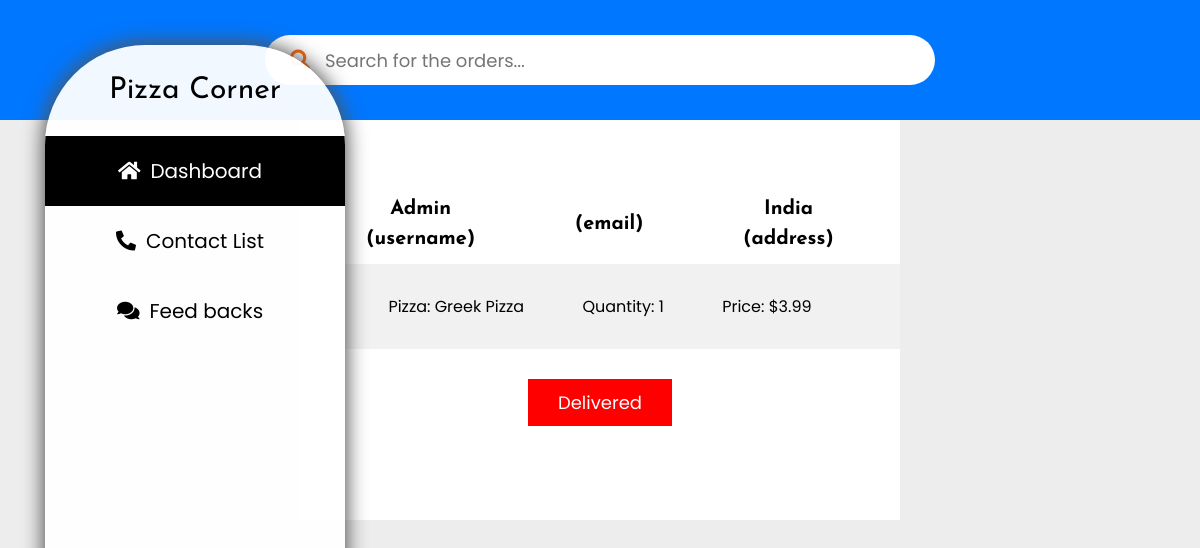
Page /order/188/ (signed in) on the committed database.
### Home/models.py (models this page shows, shortened)
class Orders(models.Model):
    Pizza_name = models.CharField(max_length=200, default="")
    Pizza_desc = models.CharField(max_length=400, default="")
    Pizza_price = models.FloatField(default=0)
    User = models.ForeignKey(User, on_delete=models.CASCADE)
    order_confirmed = models.BooleanField(default=False)
    quantity = models.IntegerField(default=1)

class Address(models.Model):
    User = models.ForeignKey(User, on_delete=models.CASCADE, blank=True, null=True)
    address = models.TextField()

### Supervisor/views.py (the view)
# urls.py: path('order/<str:id>/', views.order_view, name="order_view"),
def order_view(request, id):
    if request.user.is_superuser:
        orders = Orders.objects.filter(id=id)
        address = Address.objects.all()
        profile_images = Profile.objects.all()
        context = {
            "orders": orders,
            "address":address,
            "profile_images": profile_images,
        }
        if request.method=="POST":
            o_id = request.POST['o_id']
            order = Orders.objects.filter(id=o_id)
            order.delete()
            return redirect("/dashboard/")
        return render(request, "Supervisor/order_view.html", context)
    else:
        return redirect("/")

### templates/Supervisor/order_view.html (shortened to what this page needs)
{% extends 'Supervisor/Supervisor.html' %}
{% block body %}
<div class="order__view">
    <div class="view__order">
        {% if orders %}
            {% for order in orders %}
                <div class="profile__order">
                    <h1>{{order.User.username}} (username)</h1>
                    <h1>{{order.User.email}} (email)</h1>
                    {% for a in address %}
                        {% if a.User.id == order.User.id %}
                            <h1>{{a.address}} (address)</h1>
                        {% endif %}
                    {% endfor %}
                </div>
                <div class="order_details">
                    <p>Pizza: {{order.Pizza_name}}</p>
                    <p>Quantity: {{order.quantity}}</p>
                    <p>Price: ${{order.Pizza_price}}</p>
                </div>
                <div class="dilivered">
                    <form action="/order/{{order.id}}/" method="POST">
                        <button type="submit">Delivered</button>
                    </form>
                </div>
            {% endfor %}
        {% endif %}
    </div>
</div>
{% endblock body %}

### templates/Supervisor/Supervisor.html (style rules this page uses)
* { margin: 0; padding: 0; box-sizing: border-box; font-family: "Poppins"; }
.contact__list, .contact_view, .order__view { width: 100%; min-width: 100vh; display: flex; justify-content: center; align-items: center; flex-direction: column; }
.order__view .view__order { width: 50%; height: 50vh; background: #fff; display: flex; flex-direction: column; justify-content: center; align-items: center; }
.profile__order { width: 100%; padding: 10px 30px; display: flex; justify-content: space-around; align-items: center; }
.profile__order h1 { font-family: "Josefin Sans"; font-size: 20px; line-height: 30px; text-align: center; margin: 0 50px; }
.order__view .view__order .profile__order { display: flex; justify-content: center; align-items: center; }
.order_details { width: 100%; display: flex; justify-content: space-evenly; align-items: center; background: #f1f1f1; padding: 30px; }
.dilivered { width: 100%; text-align: center; padding: 30px; }
.dilivered form button { background: red; border: none; outline: none; color: #fff; cursor: pointer; padding: 10px 30px; font-size: 18px; }

### rows in the picture
Orders: User.username "Admin", Pizza_name "Greek Pizza", quantity "1", Pizza_price "3.99"
Address: address "India"
